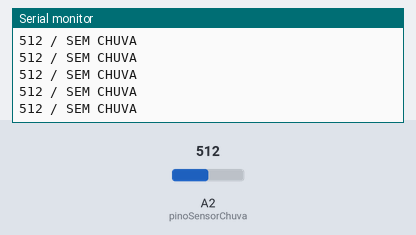
A sketch run on a simulated Arduino Uno, built with avr-gcc and run on an emulated ATmega328P. On the bench: the last lines printed to the serial monitor. The test bench sets the inputs (shaded band); at power-on: A2 (pinoSensorChuva) = 512.

Above: at 1.2 s.
1.3 s: A2 (pinoSensorChuva) set to 498
At 1.31 s:
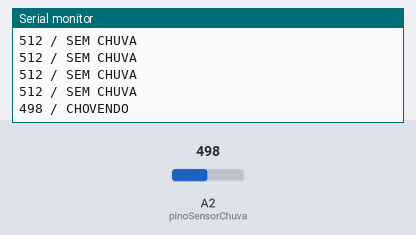
3.2 s: A2 (pinoSensorChuva) set to 511
At 3.22 s:
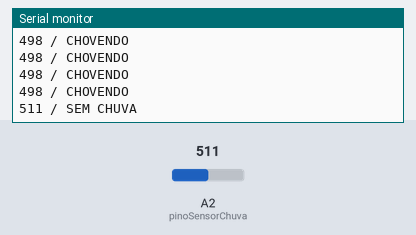

Measured:
- the behaviour switches between 511 and 510 on A2 (pinoSensorChuva) (found by bisection; images 0 and 1)
- after the input at 1.3 s, the serial monitor: prints a new line at once (image 1)
- after the input at 3.2 s, the serial monitor: prints a new line at once (image 2)

The sketch:

exemplo_sensor_chuva_analog.ino
```cpp
const int pinoSensorChuva = A2; //PINO ANALÓGICO UTILIZADO PELO SENSOR DE CHUVA
int leituraA2; //VARIÁVEL QUE ARMAZENA O VALOR LIDO NA PORTA ANALÓGICA

void setup(){
    pinMode(pinoSensorChuva,INPUT); //DEFINE A PORTA COMO ENTRADA
    Serial.begin(9600); //INICIALIZA A PORTA SERIAL
}
void loop(){

  leituraA2 = analogRead(pinoSensorChuva); //LÊ O VALOR NA PORTA ANALÓGICA (VALOR LIDO EM BITS QUE VAI DE 0 A 1023 BITS)

 if(leituraA2 < 511){ //SE A LEITURA FOR MENOR QUE "511", FAZ / O VALOR 511 PODE SER AJUSTADO ENTRE 0 E 1023
    Serial.print(leituraA2); //ESCREVE O VALOR LIDO NA PORTA ANALÓGICA
    Serial.println(" / CHOVENDO"); //ESCREVE O TEXTO EM SEGUIDA
  }else{ //SENÃO
    Serial.print(leituraA2); //ESCREVE O VALOR LIDO NA PORTA ANALÓGICA
    Serial.println(" / SEM CHUVA"); //ESCREVE O TEXTO EM SEGUIDA
  }
  delay(100); //DELAY DE 100ms
}
```
